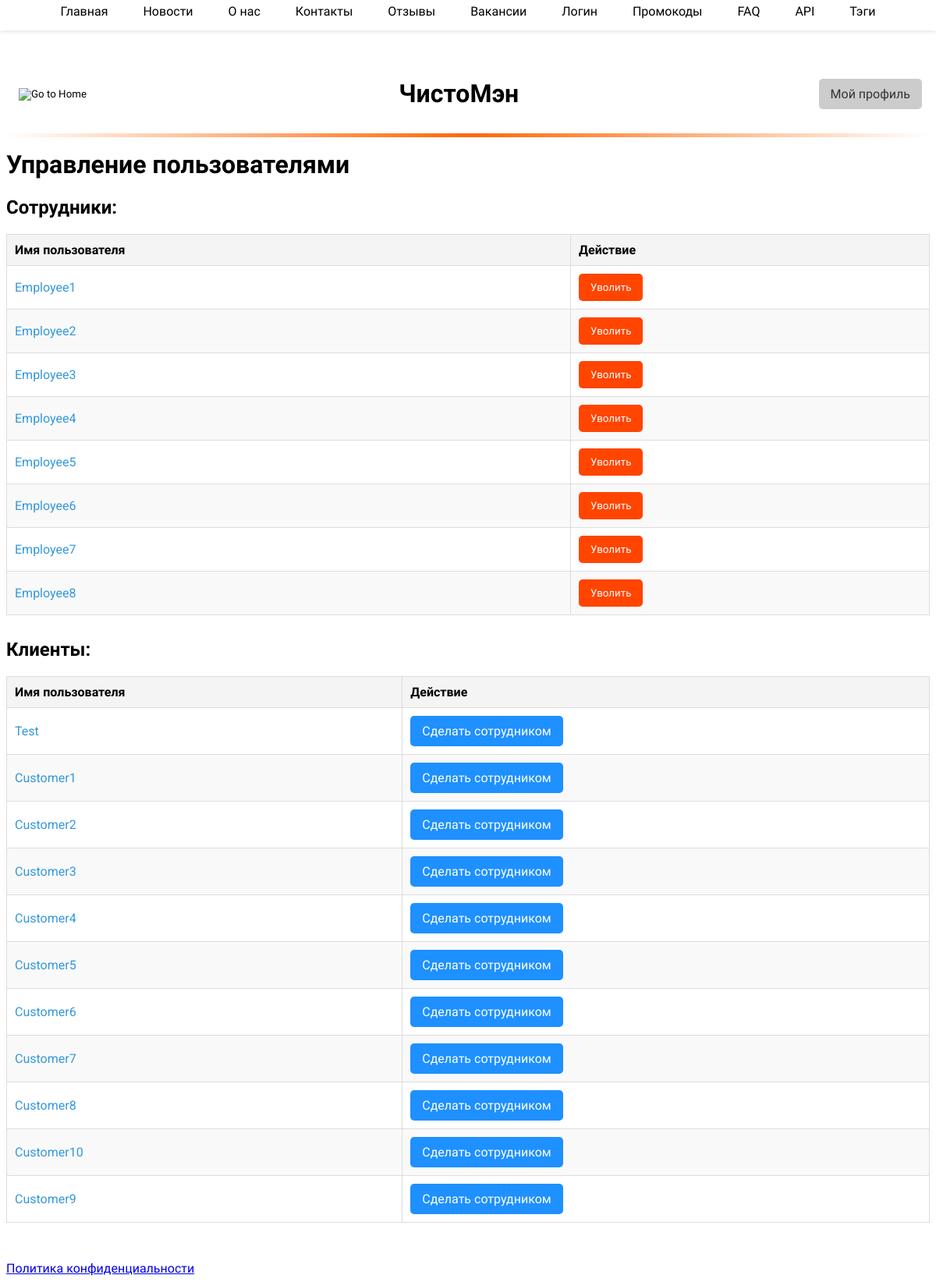
Page /management on the committed database.
### main/models.py (models this page shows, shortened)
class Employee(models.Model):
    user = models.OneToOneField(User, on_delete=models.CASCADE, related_name='employee_profile')
    full_name = models.CharField(max_length=100, verbose_name='ФИО сотрудника')
    birth_date = models.DateField(verbose_name='Дата рождения',default=date(2000, 1, 1))
    specializations = models.ManyToManyField(EmployeeSpecialization, related_name='employees', verbose_name='Специализации')
    photo = models.ImageField(upload_to='employee_photos/', blank=True, null=True, verbose_name='Фото')
    work_phone = models.CharField(max_length=20, blank=True, null=True, verbose_name='Рабочий телефон')
    work_email = models.EmailField(max_length=254, blank=True, null=True, verbose_name='Рабочая почта')
    description = models.TextField(blank=True, null=True, verbose_name='Описание работ')
    class Meta:
        verbose_name = 'Сотрудник'
        verbose_name_plural = 'Сотрудники'

class Customer(models.Model):
    user = models.OneToOneField(User, on_delete=models.CASCADE)
    full_name = models.CharField(max_length=100, verbose_name='ФИО заказчика')
    birth_date = models.DateField(verbose_name='Дата рождения',default=date(2000, 1, 1))
    company_name = models.CharField(max_length=100, verbose_name='Название компании', blank=True, null=True)
    contact_phone = models.CharField(max_length=20, verbose_name='Контактный телефон')
    CUSTOMER_TYPE_CHOICES = (
        ('individual', 'Частное лицо'),
        ('legal_entity', 'Юридическое лицо'),
    )
    customer_type = models.CharField(max_length=20, choices=CUSTOMER_TYPE_CHOICES, verbose_name='Тип заказчика')
    cart = models.ManyToManyField(Service, related_name='customers_cart', blank=True)
    class Meta:
        verbose_name = 'Клиент'
        verbose_name_plural = 'Клиенты'

### main/views.py (the view)
# urls.py: path('management',views.user_management,name='management'),
def user_management(request):
    logger.info('In managment')
    if request.method == 'POST':
        action = request.POST.get('action')
        username = request.POST.get('username')
        user = User.objects.get(username=username)
        employee_group = Group.objects.get(name='Employee')
        customer_group = Group.objects.get(name='Customer')
        if action == 'add':
            user.groups.remove(customer_group)
            try:
                customer = Customer.objects.get(user=user)
                employee = Employee(user=user, full_name=customer.full_name, work_phone=customer.contact_phone,birth_date=customer.birth_date)
                employee.save()
                customer.delete()
            except Customer.DoesNotExist:
                logger.error('Error: Customer.DoesNotExist')
                pass
            user.groups.add(employee_group)
        elif action == 'remove':
            user.groups.remove(employee_group)
            try:
                employee = Employee.objects.get(user=user)
                customer = Customer(user=user, full_name=employee.full_name, contact_phone=employee.work_phone,customer_type='individual',birth_date=employee.birth_date)
                customer.save()
                employee.delete()
            except Employee.DoesNotExist:
                logger.error('Employee: Customer.DoesNotExist')
                pass
            user.groups.add(customer_group)
        return redirect('management')
    else:
        employees = Employee.objects.all()
        customers = Customer.objects.all()
        return render(request, 'main/administrator/management.html', {'employees': employees, 'customers': customers})

### main/context_processors.py (called while the page is built)
def partners_processor(request):
    partners = Partner.objects.all()
    return {
        'partners': partners,
    }

### main/templates/main/administrator/management.html (shortened to what this page needs)
{% extends 'main/base.html' %}
{% block content %}
    <h1>Управление пользователями</h1>
    <div class="user-management">
        <h2>Сотрудники:</h2>
        <table class="user-table">
            <thead>
                <tr>
                    <th>Имя пользователя</th>
                    <th>Действие</th>
                </tr>
            </thead>
            <tbody>
                {% for employee in employees %}
                    <tr>
                        <td>
                            <a href="{% url 'employee_detail' employee.id %}">{{ employee.user.username }}</a>
                        </td>
                        <td>
                            <form method="post" class="inline-form">
                                <button type="submit" class="delete-button">Уволить</button>
                            </form>
                        </td>
                    </tr>
                {% endfor %}
            </tbody>
        </table>
        <h2>Клиенты:</h2>
        <table class="user-table">
            <thead>
                <tr>
                    <th>Имя пользователя</th>
                    <th>Действие</th>
                </tr>
            </thead>
            <tbody>
                {% for customer in customers %}
                    <tr>
                        <td>
                            <a href="{% url 'customer_detail' customer.id %}">{{ customer.user.username }}</a>
                        </td>
                        <td>
                            <form method="post" class="inline-form">
                                <button type="submit" class="edit-button">Сделать сотрудником</button>
                            </form>
                        </td>
                    </tr>
                {% endfor %}
            </tbody>
        </table>
    </div>
{% endblock %}

### main/static/css/style.css (style rules this page uses)
body { font-family: 'Roboto', Arial, sans-serif; background-color: white; font-kerning: normal; }
button { cursor: pointer; }
.delete-button, .profile-delete-button { background-color: #FF4500; color: white; padding: 10px 15px; border: none; border-radius: 5px; cursor: pointer; transition: background-color 0.3s ease; }
.edit-button { display: inline-block; background-color: #1E90FF; color: white; padding: 10px 15px; font-size: 16px; border: none; border-radius: 5px; cursor: pointer; text-decoration: none; transition: background-color 0.3s ease; }
.user-table { width: 100%; border-collapse: collapse; margin-bottom: 30px; }
.user-table th, .user-table td { border: 1px solid #ddd; padding: 10px; text-align: left; }
.user-table th { background-color: #f4f4f4; font-weight: bold; }
.user-table tr:nth-child(even) { background-color: #f9f9f9; }
.user-table a { color: #3498db; text-decoration: none; }
table { width: 80%; border-collapse: collapse; table-layout: auto; }
td,th { border: 2px solid transparent; text-align: center; vertical-align: middle; }

### rows in the picture
Employee: user.username "Employee1"
Employee: user.username "Employee2"
Employee: user.username "Employee3"
Employee: user.username "Employee4"
Employee: user.username "Employee5"
Employee: user.username "Employee6"
Employee: user.username "Employee7"
Employee: user.username "Employee8"
Customer: user.username "Test"
Customer: user.username "Customer1"
Customer: user.username "Customer2"
Customer: user.username "Customer3"
Customer: user.username "Customer4"
Customer: user.username "Customer5"
Customer: user.username "Customer6"
Customer: user.username "Customer7"
Customer: user.username "Customer8"
Customer: user.username "Customer10"
Customer: user.username "Customer9"
